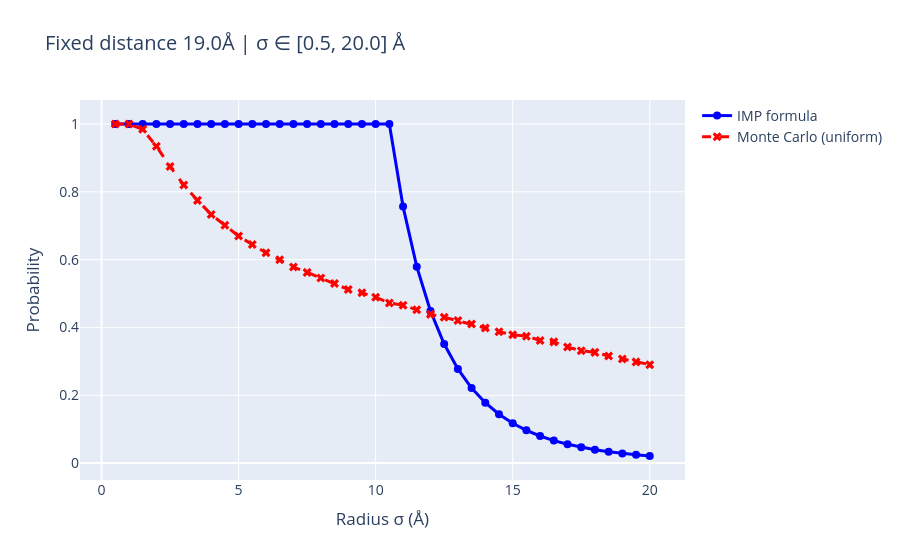

Write notebook code for a chart like this one.
### Code cell
import os
import numpy as np
import matplotlib.pyplot as plt
import mplcursors  # For hover tooltips
import plotly.graph_objects as go  # For interactive Plotly plot

def create_radius_sweep_plot(
    distance=35.0,
    sigma_min=2.0,
    sigma_max=30.0,
    steps=29,
    L=21.0,
    N_mc=500000
):
    """
    Compare IMP vs uniform Monte Carlo probabilities as the sphere radius grows.
    Interactive Plotly plot displayed, Matplotlib used for PDF save.
    """
    sigma_values = np.linspace(sigma_min, sigma_max, steps)
    prob_imp = []
    prob_mc = []
    p1 = np.array([0.0, 0.0, 0.0])
    p2 = np.array([distance, 0.0, 0.0])

    for sigma in sigma_values:
        prob_imp.append(compute_imp_probability(distance, sigma, sigma, L))
        prob_mc.append(compute_mc_probability(p1, p2, sigma, sigma, L, N=N_mc))

    # Create Plotly figure for interactive display
    fig_plotly = go.Figure()
    fig_plotly.add_trace(go.Scatter(x=sigma_values, y=prob_imp, mode='lines+markers', name='IMP formula', line=dict(color='blue', width=3), marker=dict(size=8)))
    fig_plotly.add_trace(go.Scatter(x=sigma_values, y=prob_mc, mode='lines+markers', name='Monte Carlo (uniform)', line=dict(color='red', width=3, dash='dash'), marker=dict(size=8, symbol='x')))
    fig_plotly.update_layout(
        title=f'Fixed distance {distance:.1f}Å | σ ∈ [{sigma_min:.1f}, {sigma_max:.1f}] Å',
        xaxis_title='Radius σ (Å)',
        yaxis_title='Probability',
        font=dict(size=14)
    )
    fig_plotly.show()  # Display interactive Plotly plot
    
    # Create Matplotlib figure for PDF save
    fig, ax = plt.subplots(figsize=(10, 6))
    ax.plot(sigma_values, prob_imp, 'o-', color='blue', linewidth=3, markersize=8, label='IMP formula')
    ax.plot(sigma_values, prob_mc, 'x--', color='red', linewidth=3, markersize=8, label='Monte Carlo (uniform)')
    ax.set_xlabel('Radius σ (Å)', fontsize=16)
    ax.set_ylabel('Probability', fontsize=16)
    ax.set_title(f'Fixed distance {distance:.1f}Å | σ ∈ [{sigma_min:.1f}, {sigma_max:.1f}] Å', fontsize=18)
    ax.legend(fontsize=14)
    ax.grid(True, alpha=0.3)
    
    # Ensure output directory exists
    if not os.path.exists("output_figures"):
        os.makedirs("output_figures")
        
    # Save as PDF
    filename = f"output_figures/radius_sweep_d{distance}_L{L}.pdf"
    fig.savefig(filename, bbox_inches='tight')
    print(f"Figure saved to {filename}")
    
    return {"sigma": sigma_values, "prob_imp": np.array(prob_imp), "prob_mc": np.array(prob_mc)}

# example usage
create_radius_sweep_plot(distance=19.0, sigma_min=0.5, sigma_max=20.0, steps=40, L=21.0, N_mc=50000)

### Figure 1 — Plotly figure (JSON) as saved in the notebook; plotly's stock layout.template omitted (floating-point values rounded to 4 significant figures)
{"data": [{"line": {"color": "blue", "width": 3}, "marker": {"size": 8}, "mode": "lines+markers", "name": "IMP formula", "type": "scatter", "x": [0.5, 1.0, 1.5, 2.0, 2.5, 3.0, 3.5, 4.0, 4.5, 5.0, 5.5, 6.0, 6.5, 7.0, 7.5, 8.0, 8.5, 9.0, 9.5, 10.0, 10.5, 11.0, 11.5, 12.0, 12.5, 13.0, 13.5, 14.0, 14.5, 15.0, 15.5, 16.0, 16.5, 17.0, 17.5, 18.0, 18.5, 19.0, 19.5, 20.0], "y": [1, 1, 1, 1, 1, 1, 1, 1, 1, 1, 1, 1, 1, 1, 1, 1, 1, 1, 1, 1, 1, 0.7564, 0.5794, 0.4488, 0.3513, 0.2776, 0.2214, 0.178, 0.1442, 0.1176, 0.09664, 0.07988, 0.06641, 0.05552, 0.04666, 0.0394, 0.03343, 0.02848, 0.02437, 0.02094]}, {"line": {"color": "red", "dash": "dash", "width": 3}, "marker": {"size": 8, "symbol": "x"}, "mode": "lines+markers", "name": "Monte Carlo (uniform)", "type": "scatter", "x": [0.5, 1.0, 1.5, 2.0, 2.5, 3.0, 3.5, 4.0, 4.5, 5.0, 5.5, 6.0, 6.5, 7.0, 7.5, 8.0, 8.5, 9.0, 9.5, 10.0, 10.5, 11.0, 11.5, 12.0, 12.5, 13.0, 13.5, 14.0, 14.5, 15.0, 15.5, 16.0, 16.5, 17.0, 17.5, 18.0, 18.5, 19.0, 19.5, 20.0], "y": [1, 1, 0.9843, 0.9343, 0.8746, 0.8202, 0.7748, 0.7334, 0.7014, 0.6695, 0.6444, 0.6206, 0.5994, 0.5781, 0.5624, 0.5456, 0.5294, 0.5121, 0.5022, 0.4893, 0.4722, 0.4655, 0.4521, 0.4386, 0.4302, 0.4204, 0.41, 0.3985, 0.3876, 0.3786, 0.3744, 0.3617, 0.3575, 0.3421, 0.3315, 0.3265, 0.316, 0.3067, 0.2985, 0.2903]}], "layout": {"font": {"size": 14}, "title": {"text": "Fixed distance 19.0Å | σ ∈ [0.5, 20.0] Å"}, "xaxis": {"title": {"text": "Radius σ (Å)"}}, "yaxis": {"title": {"text": "Probability"}}}}
